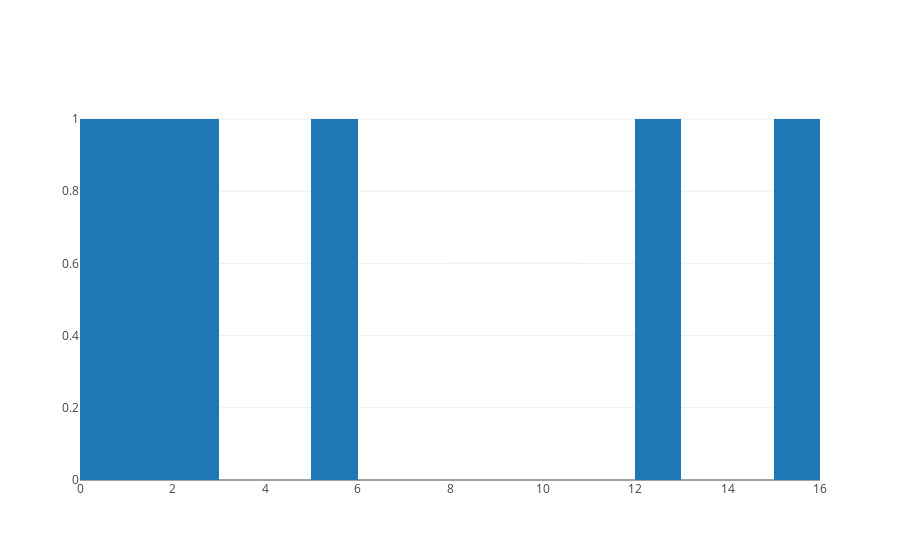

The notebook cell saved with this chart:
### Markdown cell above
Nota la differenza di rappresentazione: i grafici a barre relativi a variabili categoriche hanno spesso le barre separate l'una dall'altra.  I grafici a barre relativi a variabili continue visualizzano le barre collegate.

### Code cell
data = [go.Histogram(x=a,
            xbins={"start":0,
                   "end":20,
                   "size":1})]
py.iplot(data)

### Figure 1 — Plotly figure (JSON) as saved in the notebook; plotly's stock layout.template omitted (floating-point values rounded to 4 significant figures)
{"data": [{"type": "histogram", "uid": "e5da65c0-c55a-11e8-8ada-3052cb2086f3", "x": [5, 2.5, 1.1, 12.4, 15.5, 0.3], "xbins": {"end": 20, "size": 1, "start": 0}}], "layout": {}}
